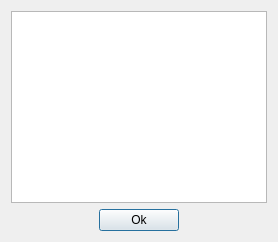
<?xml version="1.0" encoding="UTF-8"?>
<ui version="4.0">
 <class>ConsoleOutput</class>
 <widget class="QDialog" name="ConsoleOutput">
  <property name="sizePolicy">
   <sizepolicy hsizetype="MinimumExpanding" vsizetype="MinimumExpanding">
    <horstretch>0</horstretch>
    <verstretch>0</verstretch>
   </sizepolicy>
  </property>
  <property name="windowTitle">
   <string>Elaboration Output</string>
  </property>
  <property name="windowIcon">
   <iconset resource="resources.qrc">
    <normaloff>:/icon.ico</normaloff>:/icon.ico</iconset>
  </property>
  <layout class="QVBoxLayout" name="verticalLayout">
   <item>
    <widget class="QPlainTextEdit" name="consoleOutput">
     <property name="readOnly">
      <bool>true</bool>
     </property>
    </widget>
   </item>
   <item>
    <layout class="QHBoxLayout" name="horizontalLayout">
     <item>
      <spacer name="horizontalSpacer">
       <property name="orientation">
        <enum>Qt::Horizontal</enum>
       </property>
       <property name="sizeHint" stdset="0">
        <size>
         <width>40</width>
         <height>20</height>
        </size>
       </property>
      </spacer>
     </item>
     <item>
      <widget class="QPushButton" name="okButton">
       <property name="text">
        <string>Ok</string>
       </property>
       <property name="autoDefault">
        <bool>true</bool>
       </property>
      </widget>
     </item>
     <item>
      <spacer name="horizontalSpacer_2">
       <property name="orientation">
        <enum>Qt::Horizontal</enum>
       </property>
       <property name="sizeHint" stdset="0">
        <size>
         <width>40</width>
         <height>20</height>
        </size>
       </property>
      </spacer>
     </item>
    </layout>
   </item>
  </layout>
 </widget>
 <resources>
  <include location="resources.qrc"/>
 </resources>
 <connections>
  <connection>
   <sender>okButton</sender>
   <signal>clicked()</signal>
   <receiver>ConsoleOutput</receiver>
   <slot>accept()</slot>
   <hints>
    <hint type="sourcelabel">
     <x>230</x>
     <y>284</y>
    </hint>
    <hint type="destinationlabel">
     <x>309</x>
     <y>273</y>
    </hint>
   </hints>
  </connection>
 </connections>
</ui>
